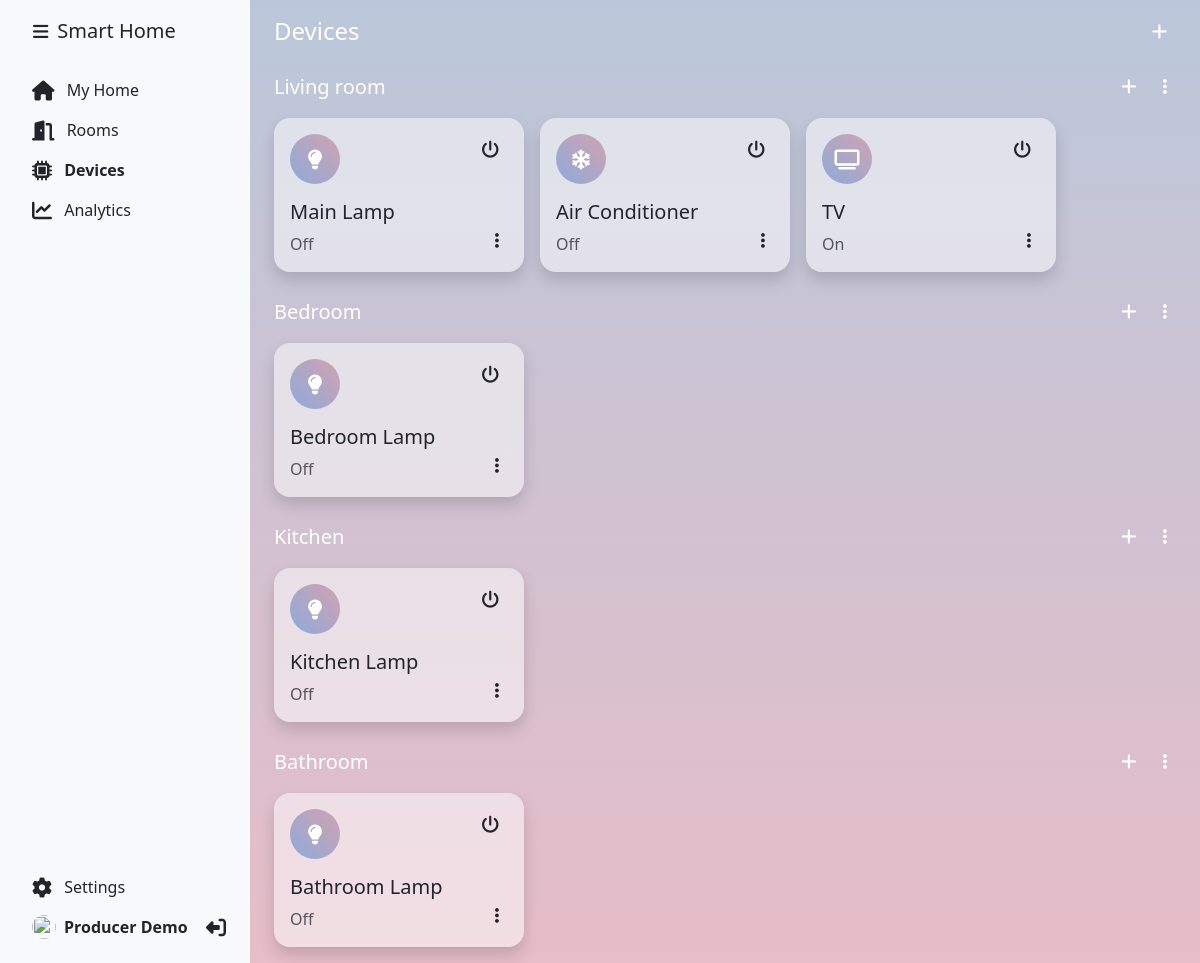
Screenshot of /devices.php (signed in) with the database file from the repository.
### tables this page shows
CREATE TABLE rooms (
    id INT NOT NULL AUTO_INCREMENT,
    name VARCHAR(255) NOT NULL,
    user_id INT NOT NULL,
    data text NOT NULL DEFAULT '{}',
    PRIMARY KEY (id)
);

CREATE TABLE devices (
    id INT NOT NULL AUTO_INCREMENT,
    user_id INT NOT NULL,
    room_id INT NOT NULL,
    name VARCHAR(255) NOT NULL,
    type VARCHAR(255) NOT NULL DEFAULT 'sensor',
    status INT NOT NULL DEFAULT 0,
    electricity INT NOT NULL DEFAULT 0,
    water INT NOT NULL DEFAULT 0,
    gas INT NOT NULL DEFAULT 0,
    data text NOT NULL DEFAULT '{}',
    PRIMARY KEY (id)
);

### devices.php (the view, shortened to what this page needs)
<?php
require_once 'dbconfig.php';
$user = intval($_SESSION['user']);
$stmt = $db->prepare("SELECT * FROM rooms WHERE user_id = ?");
$stmt->execute([$user]);
$rooms = $stmt->fetchAll(PDO::FETCH_ASSOC);
?>
<!DOCTYPE html>
<html lang="en">
<head>
    <link href="https://cdn.jsdelivr.net/npm/bootstrap@5.3.0/dist/css/bootstrap.min.css" rel="stylesheet"
>
    <link rel="stylesheet" href="https://cdnjs.cloudflare.com/ajax/libs/font-awesome/6.4.0/css/all.min.css"
 />
    <link href="css/app.css" rel="stylesheet">
</head>
<body <?php if(isset($_COOKIE['sidebar-toggle']) && $_COOKIE['sidebar-toggle'] == '1') { echo ' class="sidebar-toggle"'; } ?>>
    <main class="d-flex flex-nowrap">
        <?php include 'components/sidebar.php';?>
        <div class="d-flex flex-fill p-3 px-md-4 px-sm-2 mw-100">
            <div class="devices w-100">
                <div class="d-flex align-items-center">
                    <h4 class="flex-grow-1 mr-2 mb-0 text-white">Devices</h4>
                    <button class="btn btn-sm text-white" data-bs-toggle="modal" data-bs-target="#addRoomModal">
                    </button>
                </div>
                <?php
                foreach ($rooms as $room) {
                    $room_id = intval($room['id']);
                    $room_name = $room['name'];
                    $stmt = $db->prepare("SELECT * FROM devices WHERE room_id = ?");
                    $stmt->execute([$room_id]);
                    $devices = $stmt->fetchAll(PDO::FETCH_ASSOC);
                ?>
                <div class="d-flex flex-column mt-4 room-area" id="room-<?php echo $room_id; ?>">
                    <div class="d-flex align-items-center mb-3">
                        <a href="room.php?id=<?php echo $room_id; ?>" class="text-decoration-none text-white flex-grow-1 mr-2 mb-0 text-white fw-bold h5">
                            <h5 class="mb-0"><?php echo $room_name; ?></h5>
                        </a>
                        <button class="btn btn-sm text-white add-device-btn" data-room="<?php echo $room_id; ?>">
                        </button>
                        <div class="dropdown ms-2">
                            <button class="btn btn-sm text-white" type="button" id="dropdownMenuButton1"
                                data-bs-toggle="dropdown" aria-expanded="false">
                            </button>
                        </div>
                    </div>
                    <div class="d-flex flex-wrap flex-row gap-3">
                        <?php
                        foreach ($devices as $device) {
                            $device_type = $device['type'];
                            $device_id = intval($device['id']);
                            $device_name = $device['name'];
                            $device_status = $device['status'];
                            $device = $device_group[$device_type];
                        ?>
                        <div class="bg-white-50 shadow p-3 rounded-4 room-device d-flex flex-column" style="width: 250px;">
                            <div class="d-flex justify-content-center align-items-start mb-3">
                                <div class="d-flex justify-content-center align-items-center rounded-circle btn-sh text-white me-2"
                                    style="width: 50px; height: 50px;">
                                    <i class="<?php echo $device['icon']; ?> fa-lg"></i>
                                </div>
                                <button class="btn btn-sm text-dark ms-auto on-off-btn" type="button" data-id="<?php echo $device_id; ?>" data-status="<?php echo $device_status; ?>">
                                </button>
                            </div>
                            <div class="d-flex h-100">
                                <div class="d-flex flex-column">
                                    <span class="h5"><?php echo $device_name; ?></span>
                                    <span class="text-muted mt-auto"><?php echo ($device_status == 1) ? 'On' : 'Off'; ?></span>
                                </div>
                                <div class="dropdown ms-auto mt-auto">
                                    <button class="btn btn-sm text-dark" type="button" id="dropdownMenuButton1"
                                        data-bs-toggle="dropdown" aria-expanded="false">
                                    </button>
                                </div>
                            </div>
                        </div>
                        <?php
                        }
                        ?>
                    </div>
                </div>
                <?php } ?>
            </div>
        </div>
    </main>
</body>
</html>

### css/app.css (style rules this page uses)
body { min-height: 100vh; background: #b1bccf; }
html { min-height: 100vh; }
main { padding-left: 250px; min-height: 100vh; max-width: 100%; background: #b1bccf; background: linear-gradient(#bac7da, #e6bdc8); overflow-x: hidden; }
.btn { cursor: pointer; }
.btn-sh { background: #b1bccf; border-color: transparent; background: linear-gradient(45deg, #8daadb, #d1a3b0); font-weight: bold; color: #fff; }
.bg-white-50 { background-color: rgba(255, 255, 255, 0.5) !important; }
.mw-100 { max-width: 100% !important; }

### rows the page displays
rooms: name "Living room"
devices: name "Main Lamp", status "Off"
devices: name "Air Conditioner", status "Off"
devices: name "TV", status "On"
rooms: name "Bedroom"
devices: name "Bedroom Lamp", status "Off"
rooms: name "Kitchen"
devices: name "Kitchen Lamp", status "Off"
rooms: name "Bathroom"
devices: name "Bathroom Lamp", status "Off"

### other values shown
$name "Smart Home"
$_SESSION['name'] "Producer Demo"
